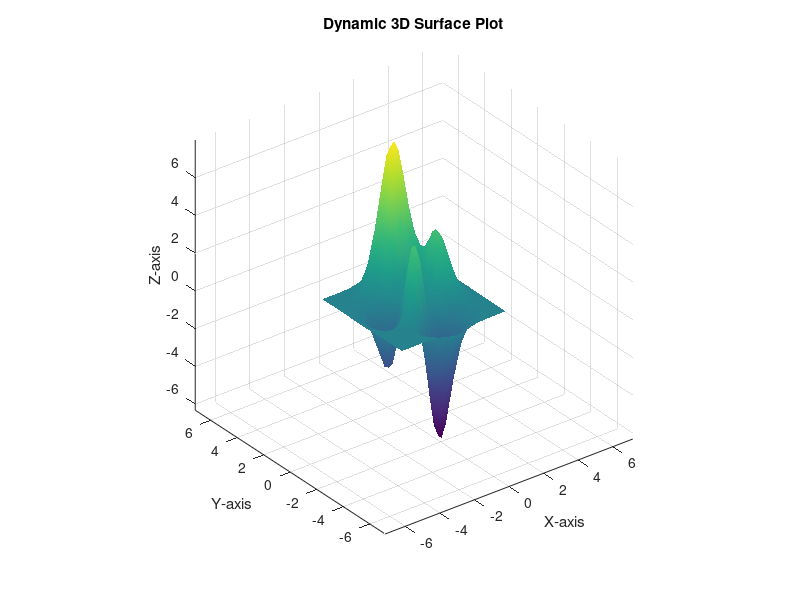

Recreate this plot in MATLAB. (Note: this script raises an error after producing the figure.)
% ThingSpeak Channel ID and Read API Key
channelID = 2332155;
readAPIKey = 'FIZT5F9N257PMZBG';

% Create a figure for the 3D surface plot
figure;
hold on;
grid on;
xlabel('X-axis');
ylabel('Y-axis');
zlabel('Z-axis');
title('Dynamic 3D Surface Plot');

% Initialize surface data
[X, Y, Z] = peaks(25); % You can initialize with any surface data you like

% Create the initial surface plot
surface(X, Y, Z, 'FaceColor', 'interp', 'EdgeColor', 'none');
view(3);
axis equal;

% Set the initial view angle
az = 30;
el = 30;

% Start an animation loop
while true
    % Fetch data from ThingSpeak
    data = thingSpeakRead(channelID, 'Fields', [4, 5, 6], 'NumPoints', 1, 'ReadKey', readAPIKey);

    % Extract data into separate variables
    xRotation = data(1, 1);
    yRotation = data(1, 2);
    zRotation = data(1, 3);

    % Update the surface plot based on the rotation data
    Z = peaks(25);  % Replace this with the surface data based on your rotation
    surf(X, Y, Z, 'FaceColor', 'interp', 'EdgeColor', 'none');
    
    % Update the view angle based on the rotation data
    az = zRotation; % Adjust this mapping based on your specific sensor data
    el = yRotation; % Adjust this mapping based on your specific sensor data
    view(az, el);
    
    % Add a pause to control the animation speed
    pause(1);
end